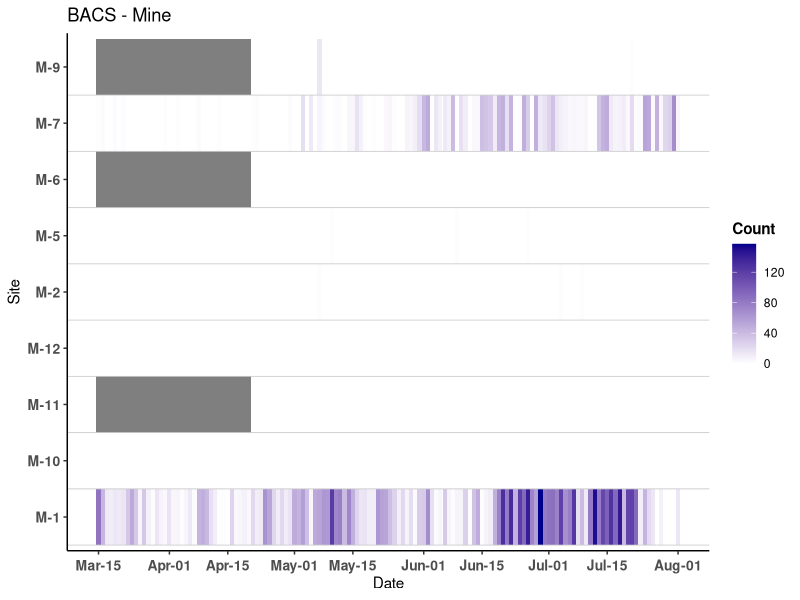
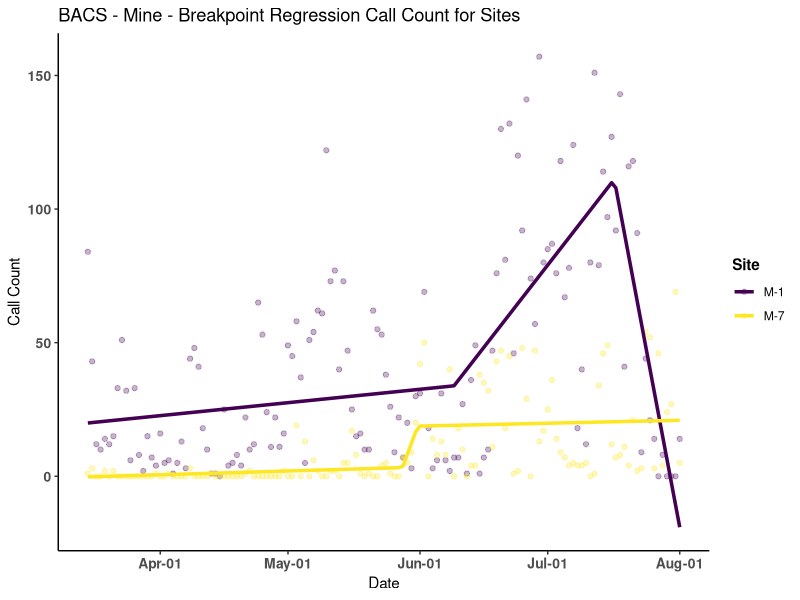
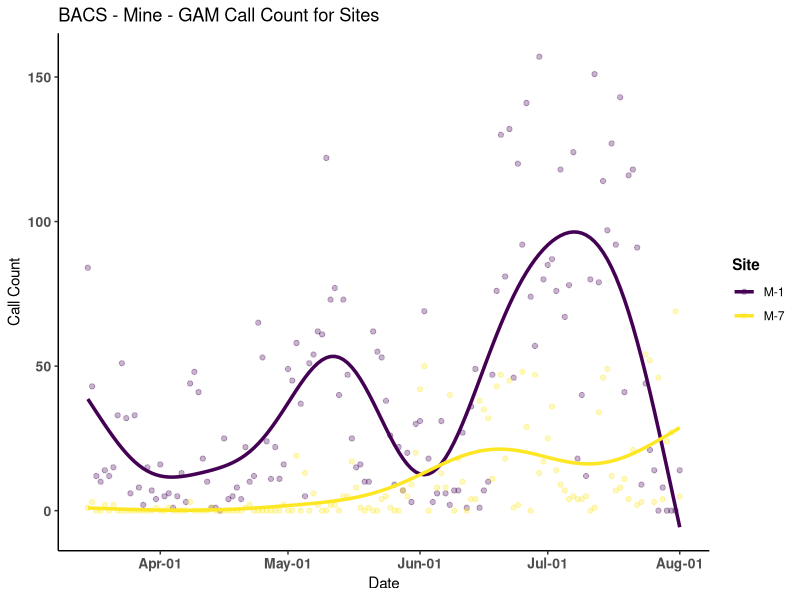
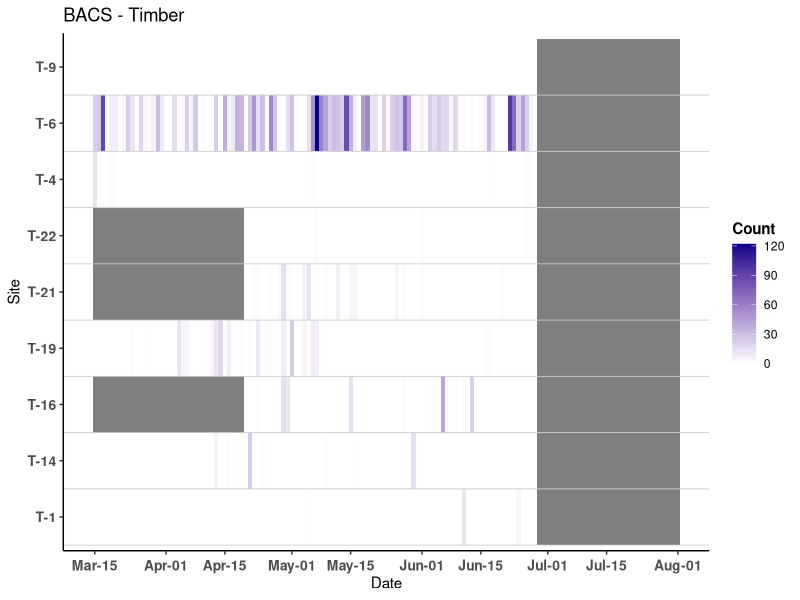
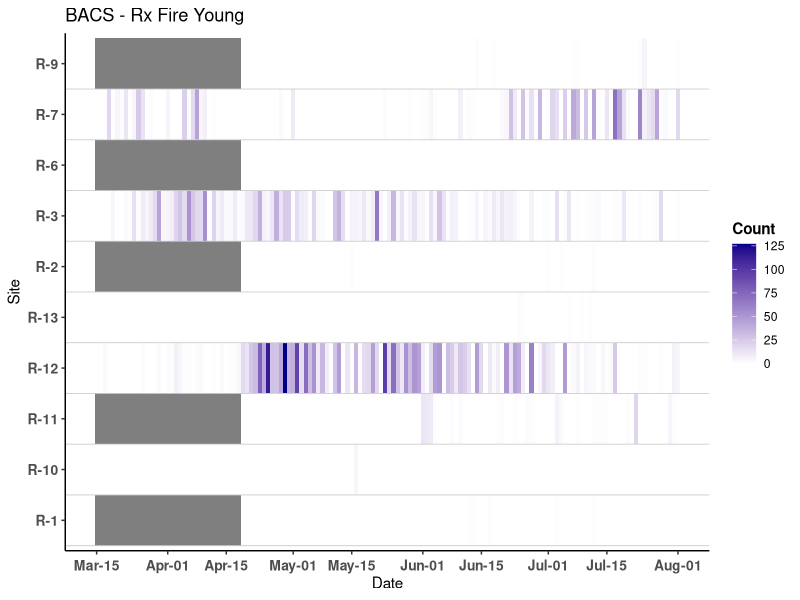
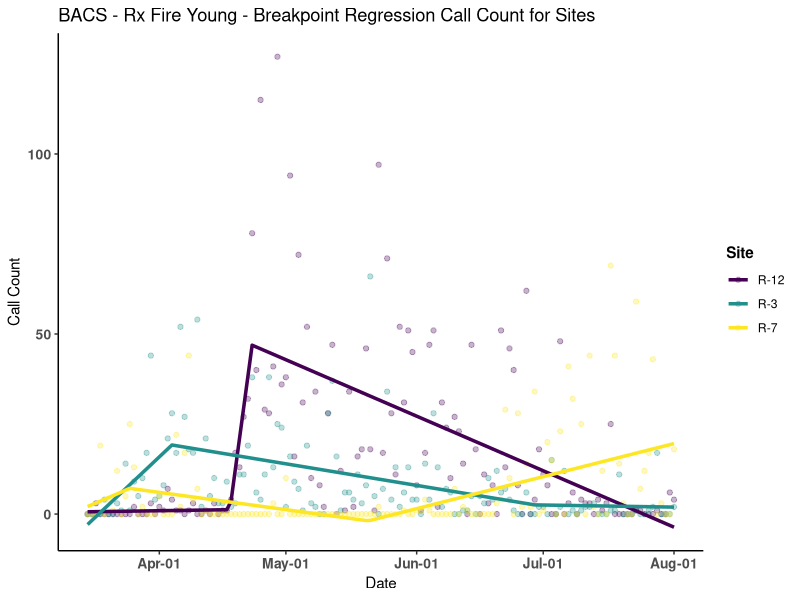
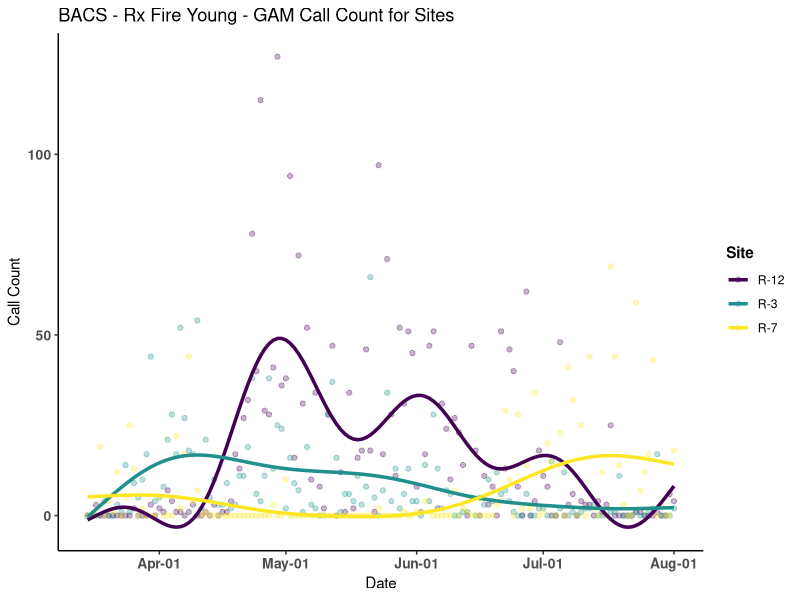
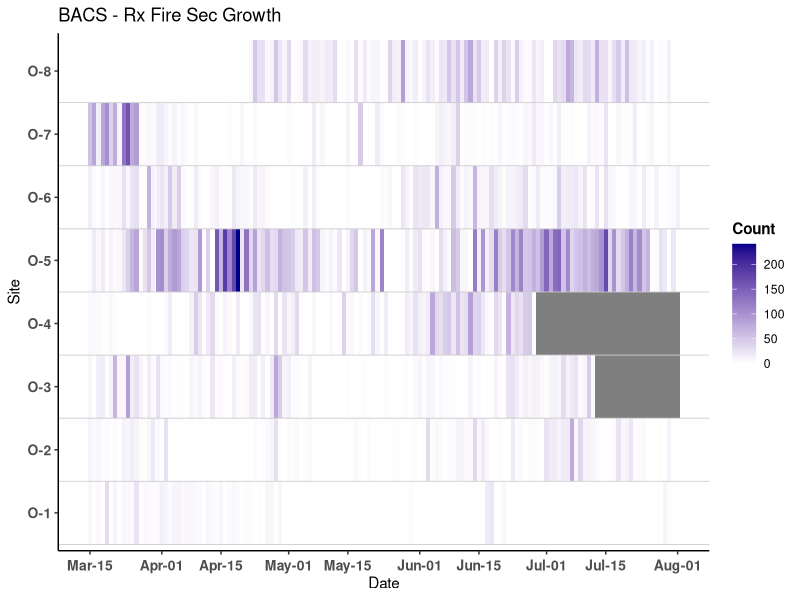

Write R code to recreate these figures, in order.
#clear workspace 
rm(list=ls())

#load packages 
library(tidyverse)
library(ggplot2)
library(viridis)
library(segmented)
library(mgcv)

#load data
count_bacs <- read.csv("data/phenology_24_bacs.csv")
count_cwwi <- read.csv("data/phenology_24_cwwi.csv")
count_nobo <- read.csv("data/phenology_24_nobo.csv")
count_coni <- read.csv("data/phenology_24_coni.csv")

#ensure date is dat format 
count_bacs$date <- as.Date(count_bacs$date)
count_cwwi$date <- as.Date(count_cwwi$date)
count_nobo$date <- as.Date(count_nobo$date)
count_coni$date <- as.Date(count_coni$date)

#Add treatments 

count_bacs <- count_bacs %>% 
  mutate(treatment = case_when(
    str_detect(site, "^M") ~ "Mine",
    str_detect(site, "^T") ~ "Timber",
    str_detect(site, "^R") ~ "Rx Fire (Young)",
    str_detect(site, "^O") ~ "Rx Fire (Sec Growth)",
    TRUE ~ "Unknown"
  ))

count_cwwi <- count_cwwi %>% 
  mutate(treatment = case_when(
    str_detect(site, "^M") ~ "Mine",
    str_detect(site, "^T") ~ "Timber",
    str_detect(site, "^R") ~ "Rx Fire (Young)",
    str_detect(site, "^O") ~ "Rx Fire (Sec Growth)",
    TRUE ~ "Unknown"
  ))

count_nobo <- count_nobo %>% 
  mutate(treatment = case_when(
    str_detect(site, "^M") ~ "Mine",
    str_detect(site, "^T") ~ "Timber",
    str_detect(site, "^R") ~ "Rx Fire (Young)",
    str_detect(site, "^O") ~ "Rx Fire (Sec Growth)",
    TRUE ~ "Unknown"
  ))

count_coni <- count_coni %>% 
  mutate(treatment = case_when(
    str_detect(site, "^M") ~ "Mine",
    str_detect(site, "^T") ~ "Timber",
    str_detect(site, "^R") ~ "Rx Fire (Young)",
    str_detect(site, "^O") ~ "Rx Fire (Sec Growth)",
    TRUE ~ "Unknown"
  ))


#remove observations before March 15th 
count_bacs <- count_bacs %>% filter(date >= "2024-03-15")
count_cwwi <- count_cwwi %>% filter(date >= "2024-03-15")
count_nobo <- count_nobo %>% filter(date >= "2024-03-15")
count_coni <- count_coni %>% filter(date >= "2024-03-15")
#remove observations after August 1st
count_bacs <- count_bacs %>% filter(date <= "2024-08-01")
count_cwwi <- count_cwwi %>% filter(date <= "2024-08-01")
count_nobo <- count_nobo %>% filter(date <= "2024-08-01")
count_coni <- count_coni %>% filter(date <= "2024-08-01")


# Create new dfs seperated out by treatment type 
# BACS
count_bacs_mine <- count_bacs %>% filter(treatment == "Mine")
count_bacs_timber <- count_bacs %>% filter(treatment == "Timber")
count_bacs_rx_fire_young <- count_bacs %>% filter(treatment == "Rx Fire (Young)")
count_bacs_rx_fire_sec_growth <- count_bacs %>% filter(treatment == "Rx Fire (Sec Growth)")

# CWWI
count_cwwi_mine <- count_cwwi %>% filter(treatment == "Mine")
count_cwwi_timber <- count_cwwi %>% filter(treatment == "Timber")
count_cwwi_rx_fire_young <- count_cwwi %>% filter(treatment == "Rx Fire (Young)")
count_cwwi_rx_fire_sec_growth <- count_cwwi %>% filter(treatment == "Rx Fire (Sec Growth)")


# NOBO
count_nobo_mine <- count_nobo %>% filter(treatment == "Mine")
count_nobo_timber <- count_nobo %>% filter(treatment == "Timber")
count_nobo_rx_fire_young <- count_nobo %>% filter(treatment == "Rx Fire (Young)")
count_nobo_rx_fire_sec_growth <- count_nobo %>% filter(treatment == "Rx Fire (Sec Growth)")

# CONI
count_coni_mine <- count_coni %>% filter(treatment == "Mine")
count_coni_timber <- count_coni %>% filter(treatment == "Timber")
count_coni_rx_fire_young <- count_coni %>% filter(treatment == "Rx Fire (Young)")
count_coni_rx_fire_sec_growth <- count_coni %>% filter(treatment == "Rx Fire (Sec Growth)")



# Create a sequence of dates for only the 1st and 15th of each month
date_breaks_custom <- seq(from = as.Date("2024-01-01"), to = as.Date("2024-12-31"), by = "1 day")
date_breaks_custom <- date_breaks_custom[format(date_breaks_custom, "%d") %in% c("01", "15")]



#BACS heatmaps
heatmap_bacs_mine <- ggplot(count_bacs_mine, aes(x = date, y = site, fill = count)) +
  geom_tile() +
  scale_fill_gradient(low = "white", high = "darkblue") +
  labs(title = "BACS - Mine", x = "Date", y = "Site", fill = "Count") +
  scale_x_date(breaks = date_breaks_custom, date_labels = "%b-%d") +
  theme_classic() +
  theme(axis.text.x = element_text(angle = 0, vjust = 0.5, hjust=0.5, face = "bold", size = 10),
        axis.text.y = element_text(angle = 0, vjust = 0.5, hjust=1, face = "bold", size = 10),
        legend.title = element_text(face = "bold")) +
  geom_hline(yintercept = seq_along(unique(count_bacs_mine$site)) - 0.5, color = "grey80", linewidth = 0.3)


heatmap_bacs_mine

#Remove sites M-9, M-6, M-5, M-2, M-12, M-11, M-10x
count_bacs_mine <- count_bacs_mine %>% filter(site != "M-9" & site != "M-6" & site != "M-5" & 
                                                site != "M-2" & site != "M-12" & site != "M-11" & site != "M-10")



# Define the segmented regression fitting function
fit_segmented <- function(data) {
  data <- data %>% mutate(date_numeric = as.numeric(date))
  lm_fit <- lm(count ~ date_numeric, data = data) # Fit initial linear model
  tryCatch({
    segmented_fit <- segmented(lm_fit, seg.Z = ~date_numeric, npsi = 2) # Add breakpoints
    data.frame(date = data$date, count = data$count, fit = fitted(segmented_fit))
  }, error = function(e) {
    message("Error in segmented fitting: ", e)
    NULL
  })
}

# Define a GAM fitting function with a smooth term for date
fit_gam <- function(data) {
  gam_fit <- gam(count ~ s(as.numeric(date)), data = data)
  data.frame(date = data$date, count = data$count, fit = fitted(gam_fit))
}

segmented_fits_bacs_mine <- count_bacs_mine %>% 
  group_by(site) %>%
  group_modify(~ fit_segmented(.))

#identify peak in for each site 
peak_date_bacs_mine <- segmented_fits_bacs_mine %>% 
  group_by(site) %>%
  filter(fit == max(fit))

#plot segmented regression
ggplot(count_bacs_mine, aes(x = date, y = count, color = site)) +
  geom_point(alpha = 0.3) +
  geom_line(data = segmented_fits_bacs_mine, aes(x = date, y = fit, color = site), size = 1.2) +
  labs(title = "BACS - Mine - Breakpoint Regression Call Count for Sites", x = "Date", y = "Call Count", color = "Site") +
  scale_x_date(date_labels = "%b-%d") +
  scale_colour_viridis_d(option = "viridis") +
  theme_classic() +
  theme(axis.text.x = element_text(angle = 0, hjust = .5, face = "bold", size = 10),
        axis.text.y = element_text(face = "bold", size = 10),
        legend.title = element_text(face = "bold"))


# Apply the GAM model 
gam_fits_bacs_mine <- count_bacs_mine %>% 
  group_by(site) %>%
  group_modify(~ fit_gam(.))

#plot GAM
ggplot(count_bacs_mine, aes(x = date, y = count, color = site)) +
  geom_point(alpha = 0.3) +
  geom_line(data = gam_fits_bacs_mine, aes(x = date, y = fit, color = site), size = 1.2) +
  labs(title = "BACS - Mine - GAM Call Count for Sites", x = "Date", y = "Call Count", color = "Site") +
  scale_x_date(date_labels = "%b-%d") +
  scale_colour_viridis_d(option = "viridis") +
  theme_classic() +
  theme(axis.text.x = element_text(angle = 0, hjust = .5, face = "bold", size = 10),
        axis.text.y = element_text(face = "bold", size = 10),
        legend.title = element_text(face = "bold"))


heatmap_bacs_timber <- ggplot(count_bacs_timber, aes(x = date, y = site, fill = count)) +
  geom_tile() +
  scale_fill_gradient(low = "white", high = "darkblue") +
  labs(title = "BACS - Timber", x = "Date", y = "Site", fill = "Count") +
  scale_x_date(breaks = date_breaks_custom, date_labels = "%b-%d") +
  theme_classic() +
  theme(axis.text.x = element_text(angle = 0, vjust = 0.5, hjust=0.5, face = "bold", size = 10),
        axis.text.y = element_text(angle = 0, vjust = 0.5, hjust=1, face = "bold", size = 10),
        legend.title = element_text(face = "bold")) +
  geom_hline(yintercept = seq_along(unique(count_bacs_timber$site)) - 0.5, color = "grey80", linewidth = 0.3)

heatmap_bacs_timber

#remove observations after June 27th
count_bacs_timber <- count_bacs_timber %>% filter(date <= "2024-06-27")



heatmap_bacs_rx_fire_young <- ggplot(count_bacs_rx_fire_young, aes(x = date, y = site, fill = count)) +
  geom_tile() +
  scale_fill_gradient(low = "white", high = "darkblue") +
  labs(title = "BACS - Rx Fire Young", x = "Date", y = "Site", fill = "Count") +
  scale_x_date(breaks = date_breaks_custom, date_labels = "%b-%d") +
  theme_classic() +
  theme(axis.text.x = element_text(angle = 0, vjust = 0.5, hjust=0.5, face = "bold", size = 10),
        axis.text.y = element_text(angle = 0, vjust = 0.5, hjust=1, face = "bold", size = 10),
        legend.title = element_text(face = "bold")) +
  geom_hline(yintercept = seq_along(unique(count_bacs_rx_fire_young$site)) - 0.5, color = "grey80", linewidth = 0.3)

heatmap_bacs_rx_fire_young

#Remove sites 
count_bacs_rx_fire_young <- count_bacs_rx_fire_young %>% filter(site != "R-9" & site != "R-6" & site != "R-2" & 
                                                site != "R-13" & site != "R-11" & site != "R-10", site != "R-1")

#apply the segmented regression model 
segmented_fits_bacs_rx_fire_young <- count_bacs_rx_fire_young %>% 
  group_by(site) %>%
  group_modify(~ fit_segmented(.))

#identify peak in for each site
peak_date_bacs_rx_fire_young <- segmented_fits_bacs_rx_fire_young %>% 
  group_by(site) %>%
  filter(fit == max(fit))

#plot segmented regression
ggplot(count_bacs_rx_fire_young, aes(x = date, y = count, color = site)) +
  geom_point(alpha = 0.3) +
  geom_line(data = segmented_fits_bacs_rx_fire_young, aes(x = date, y = fit, color = site), size = 1.2) +
  labs(title = "BACS - Rx Fire Young - Breakpoint Regression Call Count for Sites", x = "Date", y = "Call Count", color = "Site") +
  scale_x_date(date_labels = "%b-%d") +
  scale_colour_viridis_d(option = "viridis") +
  theme_classic() +
  theme(axis.text.x = element_text(angle = 0, hjust = .5, face = "bold", size = 10),
        axis.text.y = element_text(face = "bold", size = 10),
        legend.title = element_text(face = "bold"))

# Apply the GAM model
gam_fits_bacs_rx_fire_young <- count_bacs_rx_fire_young %>% 
  group_by(site) %>%
  group_modify(~ fit_gam(.))


#plot GAM
ggplot(count_bacs_rx_fire_young, aes(x = date, y = count, color = site)) +
  geom_point(alpha = 0.3) +
  geom_line(data = gam_fits_bacs_rx_fire_young, aes(x = date, y = fit, color = site), size = 1.2) +
  labs(title = "BACS - Rx Fire Young - GAM Call Count for Sites", x = "Date", y = "Call Count", color = "Site") +
  scale_x_date(date_labels = "%b-%d") +
  scale_colour_viridis_d(option = "viridis") +
  theme_classic() +
  theme(axis.text.x = element_text(angle = 0, hjust = .5, face = "bold", size = 10),
        axis.text.y = element_text(face = "bold", size = 10),
        legend.title = element_text(face = "bold"))


heatmap_bacs_rx_fire_sec_growth <- ggplot(count_bacs_rx_fire_sec_growth, aes(x = date, y = site, fill = count)) +
  geom_tile() +
  scale_fill_gradient(low = "white", high = "darkblue") +
  labs(title = "BACS - Rx Fire Sec Growth", x = "Date", y = "Site", fill = "Count") +
  scale_x_date(breaks = date_breaks_custom, date_labels = "%b-%d") +
  theme_classic() +
  theme(axis.text.x = element_text(angle = 0, vjust = 0.5, hjust=0.5, face = "bold", size = 10),
        axis.text.y = element_text(angle = 0, vjust = 0.5, hjust=1, face = "bold", size = 10),
        legend.title = element_text(face = "bold")) +
  geom_hline(yintercept = seq_along(unique(count_bacs_rx_fire_sec_growth$site)) - 0.5, color = "grey80", linewidth = 0.3)

heatmap_bacs_rx_fire_sec_growth

#remove sites
count_bacs_rx_fire_sec_growth <- count_bacs_rx_fire_sec_growth %>% filter(site != "O-4" & site != "O-3")

#apply the segmented regression model
segmented_fits_bacs_rx_fire_sec_growth <- count_bacs_rx_fire_sec_growth %>% 
  group_by(site) %>%
  group_modify(~ fit_segmented(.))

#identify peak in for each site
peak_date_bacs_rx_fire_sec_growth <- segmented_fits_bacs_rx_fire_sec_growth %>% 
  group_by(site) %>%
  filter(fit == max(fit))

#plot segmented regression
ggplot(count_bacs_rx_fire_sec_growth, aes(x = date, y = count, color = site)) +
  geom_point(alpha = 0.3) +
  geom_line(data = segmented_fits_bacs_rx_fire_sec_growth, aes(x = date, y = fit, color = site), size = 1.2) +
  labs(title = "BACS - Rx Fire Sec Growth - Breakpoint Regression Call Count for Sites", x = "Date", y = "Call Count", color = "Site") +
  scale_x_date(date_labels = "%b-%d") +
  scale_colour_viridis_d(option = "viridis") +
  theme_classic() +
  theme(axis.text.x = element_text(angle = 0, hjust = .5, face = "bold", size = 10),
        axis.text.y = element_text(face = "bold", size = 10),
        legend.title = element_text(face = "bold"))

# Apply the GAM model
gam_fits_bacs_rx_fire_sec_growth <- count_bacs_rx_fire_sec_growth %>% 
  group_by(site) %>%
  group_modify(~ fit_gam(.))

#plot GAM
ggplot(count_bacs_rx_fire_sec_growth, aes(x = date, y = count, color = site)) +
  geom_point(alpha = 0.3) +
  geom_line(data = gam_fits_bacs_rx_fire_sec_growth, aes(x = date, y = fit, color = site), size = 1.2) +
  labs(title = "BACS - Rx Fire Sec Growth - GAM Call Count for Sites", x = "Date", y = "Call Count", color = "Site") +
  scale_x_date(date_labels = "%b-%d") +
  scale_colour_viridis_d(option = "viridis") +
  theme_classic() +
  theme(axis.text.x = element_text(angle = 0, hjust = .5, face = "bold", size = 10),
        axis.text.y = element_text(face = "bold", size = 10),
        legend.title = element_text(face = "bold"))

#CWWI heatmaps
heatmap_cwwi_mine <- ggplot(count_cwwi_mine, aes(x = date, y = site, fill = count)) +
  geom_tile() +
  scale_fill_gradient(low = "white", high = "darkblue") +
  labs(title = "CWWI - Mine", x = "Date", y = "Site", fill = "Count") +
  scale_x_date(breaks = date_breaks_custom, date_labels = "%b-%d") +
  theme_classic() +
  theme(axis.text.x = element_text(angle = 0, vjust = 0.5, hjust=0.5, face = "bold", size = 10),
        axis.text.y = element_text(angle = 0, vjust = 0.5, hjust=1, face = "bold", size = 10),
        legend.title = element_text(face = "bold")) +
  geom_hline(yintercept = seq_along(unique(count_cwwi_mine$site)) - 0.5, color = "grey80", linewidth = 0.3)


heatmap_cwwi_mine

#Remove sites 
count_cwwi_mine <- count_cwwi_mine %>% filter(site != "M-9" & site != "M-6" & site != "M-5" & 
                                              site != "M-11", site != "M-7")

#apply the segmented regression model 
segmented_fits_cwwi_mine <- count_cwwi_mine %>% 
  group_by(site) %>%
  group_modify(~ fit_segmented(.))

#identify peak in for each site
peak_date_cwwi_mine <- segmented_fits_cwwi_mine %>% 
  group_by(site) %>%
  filter(fit == max(fit))

#plot segmented regression
ggplot(count_cwwi_mine, aes(x = date, y = count, color = site)) +
  geom_point(alpha = 0.3) +
  geom_line(data = segmented_fits_cwwi_mine, aes(x = date, y = fit, color = site), size = 1.2) +
  labs(title = "CWWI - Mine - Breakpoint Regression Call Count for Sites", x = "Date", y = "Call Count", color = "Site") +
  scale_x_date(date_labels = "%b-%d") +
  scale_colour_viridis_d(option = "viridis") +
  theme_classic() +
  theme(axis.text.x = element_text(angle = 0, hjust = .5, face = "bold", size = 10),
        axis.text.y = element_text(face = "bold", size = 10),
        legend.title = element_text(face = "bold"))

# Apply the GAM model
gam_fits_cwwi_mine <- count_cwwi_mine %>% 
  group_by(site) %>%
  group_modify(~ fit_gam(.))

#plot GAM
ggplot(count_cwwi_mine, aes(x = date, y = count, color = site)) +
  geom_point(alpha = 0.3) +
  geom_line(data = gam_fits_cwwi_mine, aes(x = date, y = fit, color = site), size = 1.2) +
  labs(title = "CWWI - Mine - GAM Call Count for Sites", x = "Date", y = "Call Count", color = "Site") +
  scale_x_date(date_labels = "%b-%d") +
  scale_colour_viridis_d(option = "viridis") +
  theme_classic() +
  theme(axis.text.x = element_text(angle = 0, hjust = .5, face = "bold", size = 10),
        axis.text.y = element_text(face = "bold", size = 10),
        legend.title = element_text(face = "bold"))


heatmap_cwwi_timber <- ggplot(count_cwwi_timber, aes(x = date, y = site, fill = count)) +
  geom_tile() +
  scale_fill_gradient(low = "white", high = "darkblue") +
  labs(title = "CWWI - Timber", x = "Date", y = "Site", fill = "Count") +
  scale_x_date(breaks = date_breaks_custom, date_labels = "%b-%d") +
  theme_classic() +
  theme(axis.text.x = element_text(angle = 0, vjust = 0.5, hjust=0.5, face = "bold", size = 10),
        axis.text.y = element_text(angle = 0, vjust = 0.5, hjust=1, face = "bold", size = 10),
        legend.title = element_text(face = "bold")) +
  geom_hline(yintercept = seq_along(unique(count_cwwi_timber$site)) - 0.5, color = "grey80", linewidth = 0.3)

heatmap_cwwi_timber


heatmap_cwwi_rx_fire_young <- ggplot(count_cwwi_rx_fire_young, aes(x = date, y = site, fill = count)) +
  geom_tile() +
  scale_fill_gradient(low = "white", high = "darkblue") +
  labs(title = "CWWI - Rx Fire Young", x = "Date", y = "Site", fill = "Count") +
  scale_x_date(breaks = date_breaks_custom, date_labels = "%b-%d") +
  theme_classic() +
  theme(axis.text.x = element_text(angle = 0, vjust = 0.5, hjust=0.5, face = "bold", size = 10),
        axis.text.y = element_text(angle = 0, vjust = 0.5, hjust=1, face = "bold", size = 10),
        legend.title = element_text(face = "bold")) +
  geom_hline(yintercept = seq_along(unique(count_cwwi_rx_fire_young$site)) - 0.5, color = "grey80", linewidth = 0.3)

heatmap_cwwi_rx_fire_young

heatmap_cwwi_rx_fire_sec_growth <- ggplot(count_cwwi_rx_fire_sec_growth, aes(x = date, y = site, fill = count)) +
  geom_tile() +
  scale_fill_gradient(low = "white", high = "darkblue") +
  labs(title = "CWWI - Rx Fire Sec Growth", x = "Date", y = "Site", fill = "Count") +
  scale_x_date(breaks = date_breaks_custom, date_labels = "%b-%d") +
  theme_classic() +
  theme(axis.text.x = element_text(angle = 0, vjust = 0.5, hjust=0.5, face = "bold", size = 10),
        axis.text.y = element_text(angle = 0, vjust = 0.5, hjust=1, face = "bold", size = 10),
        legend.title = element_text(face = "bold")) +
  geom_hline(yintercept = seq_along(unique(count_cwwi_rx_fire_sec_growth$site)) - 0.5, color = "grey80", linewidth = 0.3)

heatmap_cwwi_rx_fire_sec_growth


#NOBO heatmaps
heatmap_nobo_mine <- ggplot(count_nobo_mine, aes(x = date, y = site, fill = count)) +
  geom_tile() +
  scale_fill_gradient(low = "white", high = "darkblue") +
  labs(title = "NOBO - Mine", x = "Date", y = "Site", fill = "Count") +
  scale_x_date(breaks = date_breaks_custom, date_labels = "%b-%d") +
  theme_classic() +
  theme(axis.text.x = element_text(angle = 0, vjust = 0.5, hjust=0.5, face = "bold", size = 10),
        axis.text.y = element_text(angle = 0, vjust = 0.5, hjust=1, face = "bold", size = 10),
        legend.title = element_text(face = "bold")) +
  geom_hline(yintercept = seq_along(unique(count_nobo_mine$site)) - 0.5, color = "grey80", linewidth = 0.3)


heatmap_nobo_mine


heatmap_nobo_timber <- ggplot(count_nobo_timber, aes(x = date, y = site, fill = count)) +
  geom_tile() +
  scale_fill_gradient(low = "white", high = "darkblue") +
  labs(title = "NOBO - Timber", x = "Date", y = "Site", fill = "Count") +
  scale_x_date(breaks = date_breaks_custom, date_labels = "%b-%d") +
  theme_classic() +
  theme(axis.text.x = element_text(angle = 0, vjust = 0.5, hjust=0.5, face = "bold", size = 10),
        axis.text.y = element_text(angle = 0, vjust = 0.5, hjust=1, face = "bold", size = 10),
        legend.title = element_text(face = "bold")) +
  geom_hline(yintercept = seq_along(unique(count_nobo_timber$site)) - 0.5, color = "grey80", linewidth = 0.3)

heatmap_nobo_timber


heatmap_nobo_rx_fire_young <- ggplot(count_nobo_rx_fire_young, aes(x = date, y = site, fill = count)) +
  geom_tile() +
  scale_fill_gradient(low = "white", high = "darkblue") +
  labs(title = "NOBO - Rx Fire Young", x = "Date", y = "Site", fill = "Count") +
  scale_x_date(breaks = date_breaks_custom, date_labels = "%b-%d") +
  theme_classic() +
  theme(axis.text.x = element_text(angle = 0, vjust = 0.5, hjust=0.5, face = "bold", size = 10),
        axis.text.y = element_text(angle = 0, vjust = 0.5, hjust=1, face = "bold", size = 10),
        legend.title = element_text(face = "bold")) +
  geom_hline(yintercept = seq_along(unique(count_nobo_rx_fire_young$site)) - 0.5, color = "grey80", linewidth = 0.3)

heatmap_nobo_rx_fire_young

heatmap_nobo_rx_fire_sec_growth <- ggplot(count_nobo_rx_fire_sec_growth, aes(x = date, y = site, fill = count)) +
  geom_tile() +
  scale_fill_gradient(low = "white", high = "darkblue") +
  labs(title = "NOBO - RX Fire Sec Growth", x = "Date", y = "Site", fill = "Count") +
  scale_x_date(breaks = date_breaks_custom, date_labels = "%b-%d") +
  theme_classic() +
  theme(axis.text.x = element_text(angle = 0, vjust = 0.5, hjust=0.5, face = "bold", size = 10),
        axis.text.y = element_text(angle = 0, vjust = 0.5, hjust=1, face = "bold", size = 10),
        legend.title = element_text(face = "bold")) +
  geom_hline(yintercept = seq_along(unique(count_nobo_rx_fire_sec_growth$site)) - 0.5, color = "grey80", linewidth = 0.3)

heatmap_nobo_rx_fire_sec_growth


#CONI heatmaps
heatmap_coni_mine <- ggplot(count_coni_mine, aes(x = date, y = site, fill = count)) +
  geom_tile() +
  scale_fill_gradient(low = "white", high = "darkblue") +
  labs(title = "CONI - Mine", x = "Date", y = "Site", fill = "Count") +
  scale_x_date(breaks = date_breaks_custom, date_labels = "%b-%d") +
  theme_classic() +
  theme(axis.text.x = element_text(angle = 0, vjust = 0.5, hjust=0.5, face = "bold", size = 10),
        axis.text.y = element_text(angle = 0, vjust = 0.5, hjust=1, face = "bold", size = 10),
        legend.title = element_text(face = "bold")) +
  geom_hline(yintercept = seq_along(unique(count_coni_mine$site)) - 0.5, color = "grey80", linewidth = 0.3)


heatmap_coni_mine


heatmap_coni_timber <- ggplot(count_coni_timber, aes(x = date, y = site, fill = count)) +
  geom_tile() +
  scale_fill_gradient(low = "white", high = "darkblue") +
  labs(title = "CONI - Timber", x = "Date", y = "Site", fill = "Count") +
  scale_x_date(breaks = date_breaks_custom, date_labels = "%b-%d") +
  theme_classic() +
  theme(axis.text.x = element_text(angle = 0, vjust = 0.5, hjust=0.5, face = "bold", size = 10),
        axis.text.y = element_text(angle = 0, vjust = 0.5, hjust=1, face = "bold", size = 10),
        legend.title = element_text(face = "bold")) +
  geom_hline(yintercept = seq_along(unique(count_coni_timber$site)) - 0.5, color = "grey80", linewidth = 0.3)

heatmap_coni_timber


heatmap_coni_rx_fire_young <- ggplot(count_coni_rx_fire_young, aes(x = date, y = site, fill = count)) +
  geom_tile() +
  scale_fill_gradient(low = "white", high = "darkblue") +
  labs(title = "CONI - Rx Fire Young", x = "Date", y = "Site", fill = "Count") +
  scale_x_date(breaks = date_breaks_custom, date_labels = "%b-%d") +
  theme_classic() +
  theme(axis.text.x = element_text(angle = 0, vjust = 0.5, hjust=0.5, face = "bold", size = 10),
        axis.text.y = element_text(angle = 0, vjust = 0.5, hjust=1, face = "bold", size = 10),
        legend.title = element_text(face = "bold")) +
  geom_hline(yintercept = seq_along(unique(count_coni_rx_fire_young$site)) - 0.5, color = "grey80", linewidth = 0.3)

heatmap_coni_rx_fire_young

heatmap_coni_rx_fire_sec_growth <- ggplot(count_coni_rx_fire_sec_growth, aes(x = date, y = site, fill = count)) +
  geom_tile() +
  scale_fill_gradient(low = "white", high = "darkblue") +
  labs(title = "CONI - Rx Fire Sec Growth", x = "Date", y = "Site", fill = "Count") +
  scale_x_date(breaks = date_breaks_custom, date_labels = "%b-%d") +
  theme_classic() +
  theme(axis.text.x = element_text(angle = 0, vjust = 0.5, hjust=0.5, face = "bold", size = 10),
        axis.text.y = element_text(angle = 0, vjust = 0.5, hjust=1, face = "bold", size = 10),
        legend.title = element_text(face = "bold")) +
  geom_hline(yintercept = seq_along(unique(count_coni_rx_fire_sec_growth$site)) - 0.5, color = "grey80", linewidth = 0.3)

heatmap_coni_rx_fire_sec_growth
